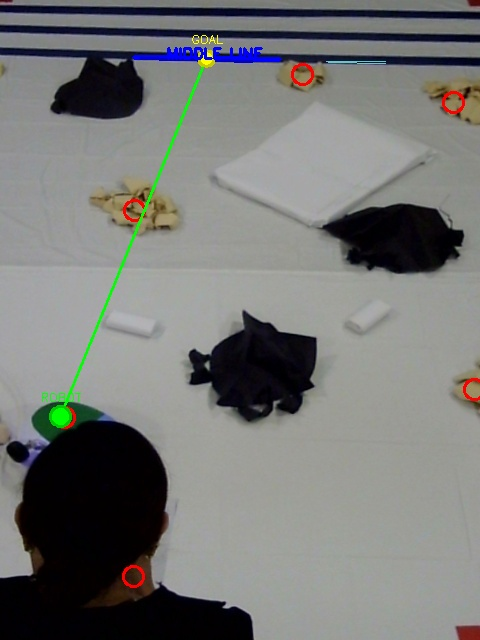
#> input picture autonomous_navigation/path_visualization.jpg, 480 x 640 px
$ python -i obstacle_detection.py   (imports and definitions only)
#> lines starting #> are read from the running program, lines starting #| are printed output that depends on the picture; after the words box and inside, x2 and y2 are one past the last pixel; in counts of white or black regions, pixels touching at a corner belong together
#> further down, picture is the input picture: shape (640, 480, 3); mean B, G, R 117.9, 120.1, 119.1
"""
Obstacle Detection Module

Detects obstacles from overhead camera feed using color-based detection.
Only detects obstacles that are actually visible in the camera feed.
"""

import cv2
import numpy as np
from typing import List, Tuple, Optional
from dataclasses import dataclass
from path_planner import Obstacle


@dataclass
class DetectedObstacle:
    """Represents a detected obstacle from camera"""
    center: Tuple[float, float]  # (x, y) in pixel coordinates
    world_pos: Tuple[float, float]  # (x, y) in world coordinates (meters)
    radius: float  # Radius in meters
    area: float  # Area in pixels
    color: str  # Detected color
    confidence: float  # Detection confidence (0-1)


class ObstacleDetector:
    """Detects obstacles from overhead camera using color-based detection"""

    def __init__(self,
                 obstacle_colors: Optional[List[str]] = None,
                 min_area: int = 500,
                 max_area: int = 50000):
        """
        Initialize obstacle detector

        Args:
            obstacle_colors: List of colors to detect as obstacles (default: all common colors)
            min_area: Minimum contour area to consider as obstacle
            max_area: Maximum contour area to consider as obstacle
        """
        self.min_area = min_area
        self.max_area = max_area

        # Default obstacle colors (common obstacle colors)
        if obstacle_colors is None:
            self.obstacle_colors = ['red', 'blue', 'green', 'yellow', 'orange']
        else:
            self.obstacle_colors = obstacle_colors

        # HSV color ranges
        self.color_ranges = {
            'blue': ((100, 50, 50), (130, 255, 255)),
            'green': ((40, 50, 50), (80, 255, 255)),
            'yellow': ((20, 50, 50), (30, 255, 255)),
            'red': ((0, 50, 50), (10, 255, 255)),
            'red2': ((170, 50, 50), (180, 255, 255)),
            'orange': ((10, 50, 50), (20, 255, 255)),
        }

    def detect_obstacles(self,
                        image: np.ndarray,
                        transform_matrix: Optional[np.ndarray] = None) -> List[DetectedObstacle]:
        """
        Detect obstacles in overhead camera image

        Args:
            image: Input image (BGR format) from overhead camera
            transform_matrix: Optional transformation matrix for world coordinates

        Returns:
            List of detected obstacles
        """
        detected_obstacles = []

        # Convert to HSV
        hsv = cv2.cvtColor(image, cv2.COLOR_BGR2HSV)
#> hsv: shape (640, 480, 3); mean H, S, V 64.9, 51.2, 124.4

        # Detect obstacles for each color
        for color in self.obstacle_colors:
            if color not in self.color_ranges:
                continue

            # Get color range
            lower, upper = self.color_ranges[color]
            lower = np.array(lower)
            upper = np.array(upper)

            # Create mask
            mask = cv2.inRange(hsv, lower, upper)

            # Handle red (wraps around in HSV)
            if color == 'red':
                lower2, upper2 = self.color_ranges.get('red2', (lower, upper))
                mask2 = cv2.inRange(hsv, np.array(lower2), np.array(upper2))
                mask = cv2.bitwise_or(mask, mask2)

            # Morphological operations to clean up
            kernel = np.ones((5, 5), np.uint8)
            mask = cv2.morphologyEx(mask, cv2.MORPH_CLOSE, kernel)
            mask = cv2.morphologyEx(mask, cv2.MORPH_OPEN, kernel)

            # Find contours
            contours, _ = cv2.findContours(mask, cv2.RETR_EXTERNAL,
                                         cv2.CHAIN_APPROX_SIMPLE)

            for contour in contours:
                area = cv2.contourArea(contour)

                # Filter by area
                if area < self.min_area or area > self.max_area:
                    continue

                # Get center and radius
                (x, y), radius = cv2.minEnclosingCircle(contour)
                center = (float(x), float(y))

                # Convert to world coordinates if transform available
                world_pos = center
                if transform_matrix is not None:
                    world_pos = self._pixel_to_world(center, transform_matrix)

                # Estimate radius in world coordinates (meters)
                # Approximate: assume arena is ~2.5m x 4.0m in world coordinates
                # and image is typically 640x480 or similar
                h, w = image.shape[:2]
                pixel_radius = radius
                # Rough conversion: assume image width represents ~2.5m
                world_radius = (pixel_radius / w) * 2.5
                # Clamp to reasonable range
                world_radius = max(0.05, min(0.5, world_radius))

                # Calculate confidence based on area and circularity
                perimeter = cv2.arcLength(contour, True)
                if perimeter > 0:
                    circularity = 4 * np.pi * area / (perimeter * perimeter)
                else:
                    circularity = 0.0

                confidence = min(1.0, (area / self.max_area) * 0.5 + circularity * 0.5)

                obstacle = DetectedObstacle(
                    center=center,
                    world_pos=world_pos,
                    radius=world_radius,
                    area=area,
                    color=color,
                    confidence=confidence
                )
                detected_obstacles.append(obstacle)
#> this loop made 5 passes
#> pass 1, in detect_obstacles, `mask = cv2.inRange(hsv, lower, upper)`:
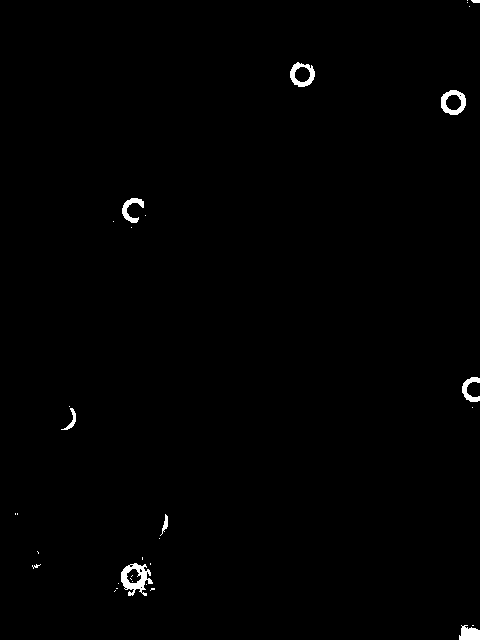
#> mask: shape (640, 480); 0.67% white; 33 white regions (24 under 20 px), largest, box (x1, y1, x2, y2) and area: (121, 563, 153, 596) 514, (441, 90, 466, 115) 324, (290, 62, 315, 87) 297
#> pass 1, in detect_obstacles, `mask2 = cv2.inRange(hsv, np.array(lower2), np.array(upper2))`:
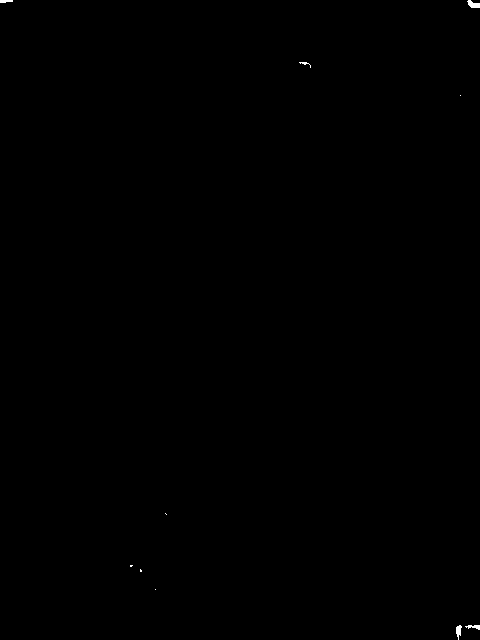
#> mask2: shape (640, 480); 0.08% white; 10 white regions (5 under 20 px), largest, box (x1, y1, x2, y2) and area: (467, 0, 480, 8) 67, (456, 625, 462, 640) 55, (465, 625, 480, 630) 44, (0, 0, 13, 3) 32, (299, 62, 311, 68) 22
#> pass 1, in detect_obstacles, `mask = cv2.morphologyEx(mask, cv2.MORPH_CLOSE, kernel)`:
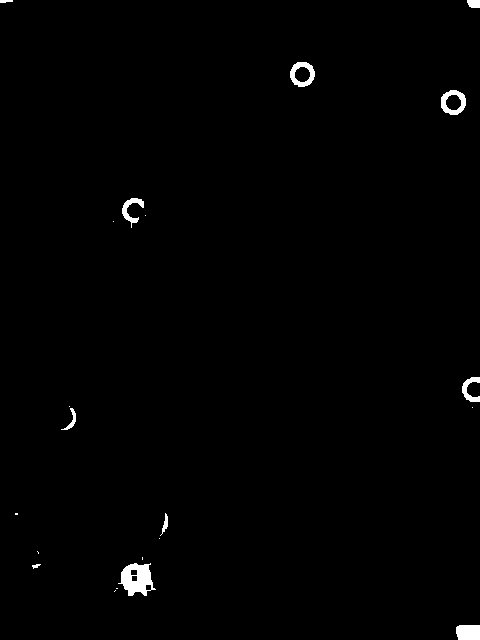
#> mask: shape (640, 480); 0.82% white; 21 white regions (10 under 20 px), largest, box (x1, y1, x2, y2) and area: (118, 563, 156, 596) 746, (456, 625, 480, 640) 347, (441, 90, 466, 115) 325
#> after the loop:
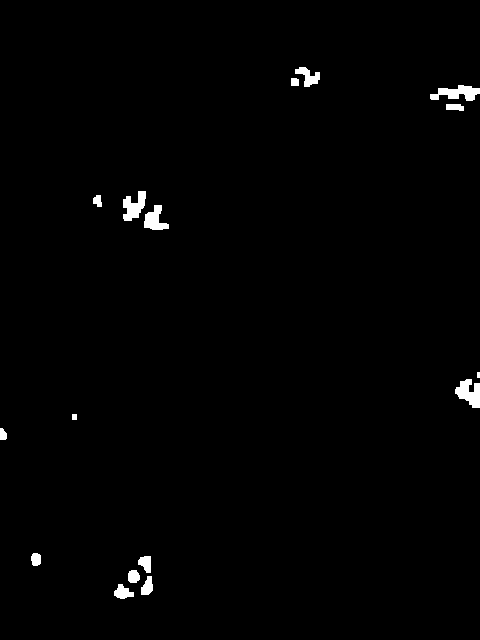
#> mask: shape (640, 480); 1% white; 16 white regions (1 under 20 px), largest, box (x1, y1, x2, y2) and area: (430, 85, 480, 101) 462, (455, 379, 480, 408) 457, (123, 191, 146, 221) 420
#> after the loop, detected_obstacles = 7 items

        return detected_obstacles

    def _pixel_to_world(self, pixel_pos: Tuple[float, float],
                       transform_matrix: np.ndarray) -> Tuple[float, float]:
        """Convert pixel coordinates to world coordinates"""
        px, py = pixel_pos
        point = np.array([px, py, 1.0])
        world_point = transform_matrix @ point
        return (float(world_point[0]), float(world_point[1]))

    def obstacles_to_path_planner(self,
                                 detected_obstacles: List[DetectedObstacle]) -> List[Obstacle]:
        """
        Convert detected obstacles to PathPlanner Obstacle objects

        Args:
            detected_obstacles: List of detected obstacles from camera

        Returns:
            List of Obstacle objects for path planner
        """
        obstacles = []
        for det_obs in detected_obstacles:
            obstacle = Obstacle(
                x=det_obs.world_pos[0],
                y=det_obs.world_pos[1],
                radius=det_obs.radius,
                confidence=det_obs.confidence,
                color=det_obs.color
            )
            obstacles.append(obstacle)
        return obstacles

>>> import cv2
>>> picture = cv2.imread('path_visualization.jpg')
>>> result = ObstacleDetector().detect_obstacles(picture)
#> result = 7 items
